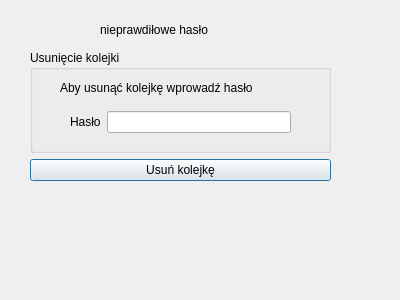
<?xml version="1.0" encoding="UTF-8"?>
<ui version="4.0">
 <class>kolejka_usun</class>
 <widget class="QDialog" name="kolejka_usun">
  <property name="geometry">
   <rect>
    <x>0</x>
    <y>0</y>
    <width>400</width>
    <height>300</height>
   </rect>
  </property>
  <property name="windowTitle">
   <string>Dialog</string>
  </property>
  <widget class="QLabel" name="label_3">
   <property name="geometry">
    <rect>
     <x>100</x>
     <y>20</y>
     <width>241</width>
     <height>20</height>
    </rect>
   </property>
   <property name="text">
    <string>nieprawdiłowe hasło</string>
   </property>
  </widget>
  <widget class="QWidget" name="layoutWidget">
   <property name="geometry">
    <rect>
     <x>30</x>
     <y>50</y>
     <width>301</width>
     <height>131</height>
    </rect>
   </property>
   <layout class="QVBoxLayout" name="verticalLayout_4">
    <item>
     <widget class="QGroupBox" name="groupBox_2">
      <property name="title">
       <string>Usunięcie kolejki</string>
      </property>
      <widget class="QLabel" name="label">
       <property name="geometry">
        <rect>
         <x>30</x>
         <y>30</y>
         <width>251</width>
         <height>16</height>
        </rect>
       </property>
       <property name="text">
        <string>Aby usunąć kolejkę wprowadź hasło</string>
       </property>
      </widget>
      <widget class="QWidget" name="layoutWidget_2">
       <property name="geometry">
        <rect>
         <x>40</x>
         <y>60</y>
         <width>221</width>
         <height>24</height>
        </rect>
       </property>
       <layout class="QHBoxLayout" name="horizontalLayout">
        <item>
         <widget class="QLabel" name="label_2">
          <property name="text">
           <string>Hasło</string>
          </property>
         </widget>
        </item>
        <item>
         <widget class="QLineEdit" name="lineEdit"/>
        </item>
       </layout>
      </widget>
     </widget>
    </item>
    <item>
     <widget class="QPushButton" name="pushButton">
      <property name="text">
       <string>Usuń kolejkę</string>
      </property>
     </widget>
    </item>
   </layout>
  </widget>
 </widget>
 <resources/>
 <connections/>
</ui>
